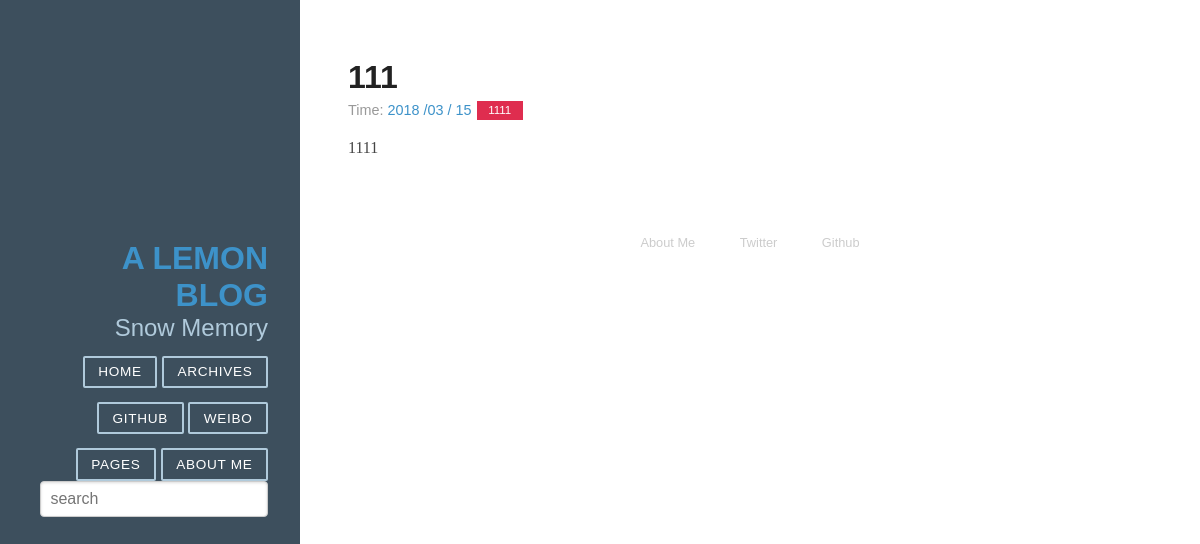
Before: /4/ with the older database file.
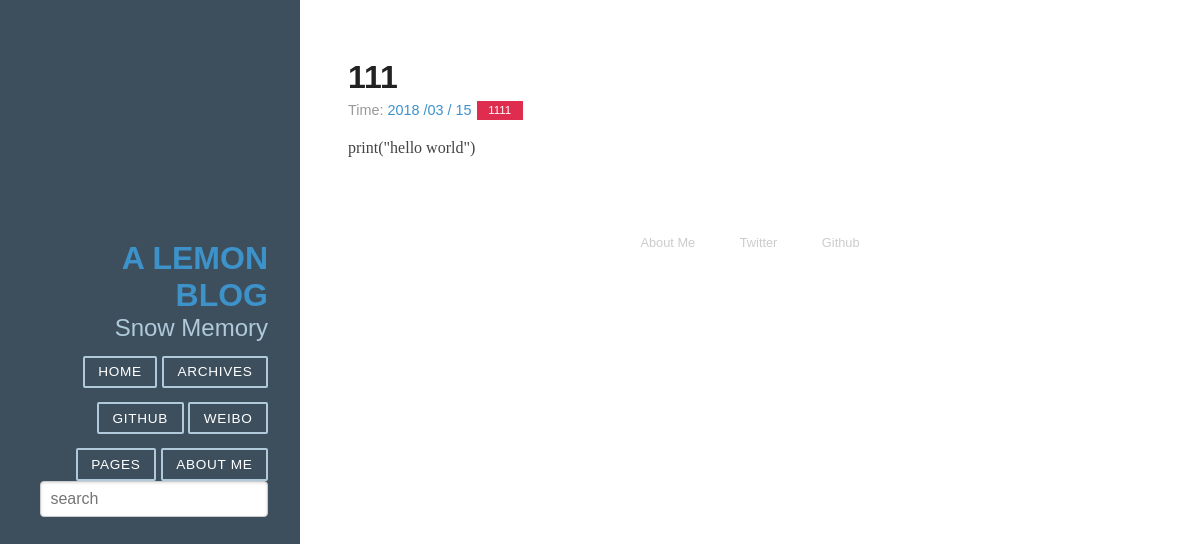
After: the same page with the newer database file.
### article/models.py (models this page shows, shortened)
class Article(models.Model):
    title = models.CharField(max_length = 100)
    category = models.CharField(max_length = 50, blank = True)
    date_time = models.DateTimeField(auto_now_add = True)
    content = models.TextField(blank = True, null = True)
    class Meta:#按时间下降排序
        ordering = ['-date_time']

### article/views.py (the view)
# urls.py: url(r'^(?P<id>\d+)/$', views.detail, name = 'detail'),
def detail(request, id):
    try:
        post = Article.objects.get(id=str(id))
    except Article.DoesNotExits:
        raise Http404
    return render(request, 'post.html', {'post' : post})

### article/templatetags/custom_markdown.py (called while the page is built)
@register.filter(is_safe=True)
@stringfilter
def custom_markdown(value):
	return mark_safe(markdown.markdown(value,
		extensions = ['markdown.extensions.fenced_code', 'markdown.extensions.codehilite'],
		safe_mode=True,
		enable_attributes=False))

### templates/post.html
{% extends "base.html" %}
{% load custom_markdown %}
{% block content %}
<div class="posts">
	<section class="post">
		<header class="post-header">
			<h2 class="post-title">{{ post.title}}</h2>
			<p class="post-meta">
				Time: <a class="post-author" href="#">{{ post.date_time|date:"Y /m / d"}}</a>
				<a class="post-category post-category-js" href="#">{{ post.category}}</a>
			</p>
		</header>
		<div class="post-description">
			<p>
				{{ post.content | custom_markdown }}
			</p>
		</div>
	</section>
</div>
{% endblock %}

Changed rows visible on the page:
changed Article: content|custom_markdown "1111" → "print(\"hello world\")"
